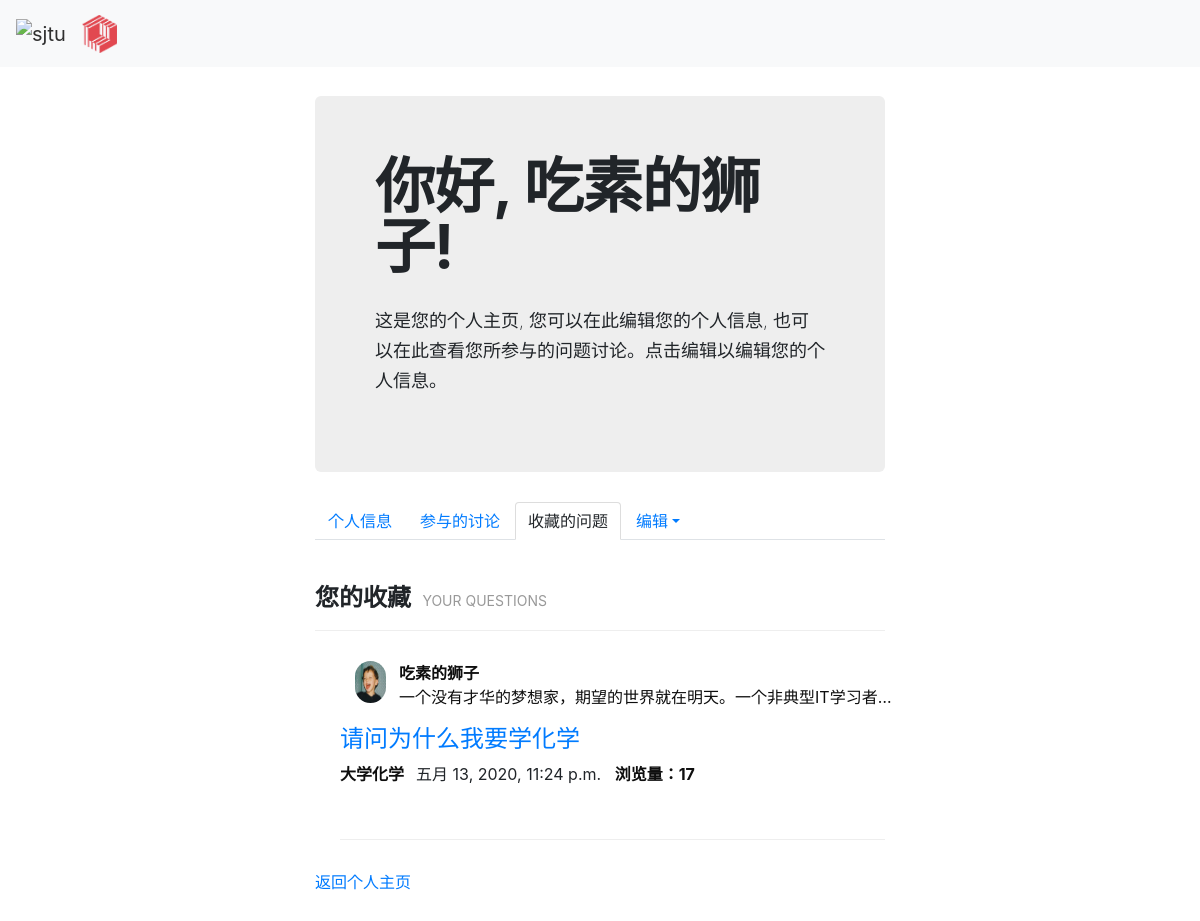
Page /qas_system/userpage/collect_question/ (signed in) on the committed database.
### qas_system/models.py (models this page shows, shortened)
class User(models.Model):
    user_name = models.CharField(verbose_name='用户名', max_length=30, blank=False, unique=True)
    password = models.CharField(verbose_name='密码', max_length=30, blank=False)
    avatar = models.ImageField(upload_to='avatar/', verbose_name='头像', blank=True, null=True)
    email = models.EmailField(default='', verbose_name='邮箱', blank=True, null=True)
    bio = models.TextField(max_length=500, default='', verbose_name='个人简介', blank=True, null=True)
    college = models.CharField(max_length=30, default='', verbose_name='学院', blank=True, null=True)
    major = models.CharField(max_length=20, default='', verbose_name='专业', blank=True, null=True)
    grade = models.CharField(max_length=20, default='', verbose_name='年级', blank=True, null=True)
    sex = models.CharField(max_length=2, default='', verbose_name='性别', blank=True, null=True)
    collect_question = models.ManyToManyField('Question')
    def __str__(self):
        return self.user_name

class Question(models.Model):
    question_title = models.CharField(verbose_name='标题', max_length=30, blank=False)
    question_text = RichTextField(verbose_name='具体描述')
    question_subject = models.ForeignKey('Subject', verbose_name='科目', on_delete=models.CASCADE)
    pub_date = models.DateTimeField(auto_now=True, verbose_name='提问日期')
    page_views = models.PositiveIntegerField(default=0, verbose_name='浏览量')
    questioner = models.ForeignKey('User', verbose_name='提问者', on_delete=models.CASCADE)
    good_num = models.IntegerField(default=0, verbose_name='点赞量')

class Subject(models.Model):
    name = models.CharField(max_length=30, unique=True, verbose_name='科目名称')
    def __str__(self):
        return self.name

### qas_system/views.py (the view)
# urls.py: path('userpage/collect_question/', views.userpage_collect_question),  # 查看收藏的问题
def userpage_collect_question(request):
    try:
        user = User.objects.get(id=request.session['user_id'])
    except KeyError:
        return HttpResponse("请先登录！")
    my_collect = user.collect_question.all()
    return render(request, 'personal_collect_question.html', {'my_collect': my_collect, 'user': user})

### templates/personal_collect_question.html (shortened to what this page needs)
{% extends 'base.html' %}
{% load static %}
{% block link_before %}
    <link href="{% static 'bootstrap-combined.min.css' %}" rel="stylesheet">
{% endblock %}
{% block link_after %}
    <link href="{% static 'layoutit.css'%}" rel="stylesheet">
{% endblock %}
{% block content %}
<div class="container-fluid">
	<div class="row-fluid">
		<div class="span3">
		</div>
		<div class="span6">
			<div class="hero-unit">
				<h1>
					<strong>你好, {{ user.user_name }}!</strong>
				</h1>
                <div>&nbsp;</div>
				<p>
					这是您的个人主页, 您可以在此编辑您的个人信息, 也可以在此查看您所参与的问题讨论。点击编辑以编辑您的个人信息。
				</p>
			</div>
			<ul class="nav nav-tabs">
				<li>
					<a href="/qas_system/userpage/">个人信息</a>
				</li>
				<li>
					<a href="/qas_system/userpage/related_discuss/">参与的讨论</a>
				</li>
                <li class="active">
					<a>收藏的问题</a>
				</li>
				<li class="dropdown" >
                    <a href="#" data-toggle="dropdown" class="dropdown-toggle">编辑</a>
				</li>
			</ul>
            <div>&nbsp;</div>
<div class="page-header" contenteditable="true"><h4><strong>您的收藏 &nbsp;<small>YOUR QUESTIONS</small></strong></h4></div>
{% if my_collect %}
    <ul>
    {% for question in my_collect %}
        <div class="desc">
            <div class="container-fluid">
                 <div class="span1">
                     {% if question.questioner.avatar %}
                         <img style="width: 42px; height: 42px" src="{{ question.questioner.avatar.url }}" class="img-circle"/>
                     {% else %}
                         <img style="width: 42px; height: 42px" src="/media/avatar/default0.jpg" class="img-circle"/>
                     {% endif %}
                 </div>
				 <div class="span10">
                     <a href="#" style="color: #0e0e0e"><strong>{{ question.questioner }}</strong></a>
                     <p style="color: #0e0e0e" class="pl">{{ question.questioner.bio }}&nbsp;</p>
                 </div>
			</div>
            <h4><a href="/qas_system/question/{{ question.id }}/">{{ question.question_title }}</a></h4>
			<p class="meta">
				 <span class="sub"><a href="#" style="color: #0e0e0e"><strong>{{ question.question_subject }}&nbsp;&nbsp;</strong></a></span>
				 <span class="date">{{ question.pub_date }}</span>
                 <span><a href="#" style="color: #0e0e0e">&nbsp;&nbsp;<strong>浏览量：{{ question.page_views }}</strong></a></span>
			</p>
        </div>
        <div class="page-header" contenteditable="true"></div>
    {% endfor %}
    </ul>
{% else %}
    <p>您还没有收藏过</p>
{% endif %}
        <a href="/qas_system/userpage/", target="_self">返回个人主页</a>
		</div>
		<div class="span3">
		</div>
</div>
</div>
{% endblock %}

### static/mycss/header.css (style rules this page uses)
.pl { width: 500px; overflow:hidden; text-overflow:ellipsis; white-space: nowrap; }

### static/layoutit.css (style rules this page uses)
body { padding-top:0px; padding-bottom: 40px; margin-left:0px; -webkit-transition: margin 500ms ease; -moz-transition: margin 500ms ease; -ms-transition: margin 500ms ease; -o-transition: margin 500ms ease; transition: margin 500ms ease; }

### rows in the picture
User: user_name "吃素的狮子"
Question: questioner.avatar (picture), questioner "吃素的狮子", questioner.bio "一个没有才华的梦想家，期望的世界就在明天。一个非典型IT学习者…", question_title "请问为什么我要学化学", question_subject "大学化学", pub_date "五月 13, 2020, 11:24 p.m.", page_views "17"
